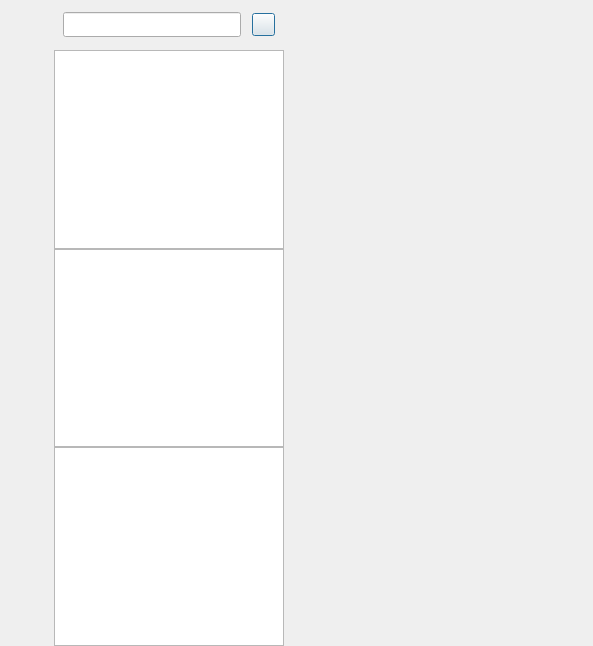
<?xml version="1.0" encoding="UTF-8"?>
<ui version="4.0">
 <class>ChatDialog</class>
 <widget class="QDialog" name="ChatDialog">
  <property name="enabled">
   <bool>true</bool>
  </property>
  <property name="geometry">
   <rect>
    <x>0</x>
    <y>0</y>
    <width>593</width>
    <height>646</height>
   </rect>
  </property>
  <property name="sizePolicy">
   <sizepolicy hsizetype="Preferred" vsizetype="Preferred">
    <horstretch>0</horstretch>
    <verstretch>0</verstretch>
   </sizepolicy>
  </property>
  <property name="windowTitle">
   <string>Chat</string>
  </property>
  <layout class="QHBoxLayout">
   <property name="spacing">
    <number>0</number>
   </property>
   <property name="leftMargin">
    <number>0</number>
   </property>
   <property name="topMargin">
    <number>0</number>
   </property>
   <property name="rightMargin">
    <number>0</number>
   </property>
   <property name="bottomMargin">
    <number>0</number>
   </property>
   <item>
    <widget class="QWidget" name="side_bar" native="true">
     <property name="sizePolicy">
      <sizepolicy hsizetype="Fixed" vsizetype="Expanding">
       <horstretch>0</horstretch>
       <verstretch>0</verstretch>
      </sizepolicy>
     </property>
     <property name="minimumSize">
      <size>
       <width>54</width>
       <height>0</height>
      </size>
     </property>
     <property name="maximumSize">
      <size>
       <width>54</width>
       <height>16777215</height>
      </size>
     </property>
     <layout class="QVBoxLayout" name="verticalLayout">
      <property name="spacing">
       <number>7</number>
      </property>
      <property name="leftMargin">
       <number>7</number>
      </property>
      <property name="topMargin">
       <number>30</number>
      </property>
      <property name="rightMargin">
       <number>7</number>
      </property>
      <property name="bottomMargin">
       <number>0</number>
      </property>
      <item>
       <widget class="QWidget" name="widget" native="true">
        <property name="minimumSize">
         <size>
          <width>40</width>
          <height>0</height>
         </size>
        </property>
        <property name="maximumSize">
         <size>
          <width>40</width>
          <height>16777215</height>
         </size>
        </property>
        <layout class="QVBoxLayout" name="verticalLayout_3">
         <property name="spacing">
          <number>20</number>
         </property>
         <property name="leftMargin">
          <number>0</number>
         </property>
         <property name="topMargin">
          <number>0</number>
         </property>
         <property name="rightMargin">
          <number>0</number>
         </property>
         <property name="bottomMargin">
          <number>0</number>
         </property>
         <item>
          <widget class="QLabel" name="side_head_lb">
           <property name="minimumSize">
            <size>
             <width>40</width>
             <height>40</height>
            </size>
           </property>
           <property name="maximumSize">
            <size>
             <width>40</width>
             <height>40</height>
            </size>
           </property>
           <property name="text">
            <string/>
           </property>
           <property name="alignment">
            <set>Qt::AlignmentFlag::AlignCenter</set>
           </property>
          </widget>
         </item>
         <item>
          <widget class="StateWidget" name="side_chat_lb" native="true">
           <property name="minimumSize">
            <size>
             <width>38</width>
             <height>38</height>
            </size>
           </property>
           <property name="maximumSize">
            <size>
             <width>38</width>
             <height>38</height>
            </size>
           </property>
          </widget>
         </item>
         <item>
          <widget class="StateWidget" name="side_contact_lb" native="true">
           <property name="minimumSize">
            <size>
             <width>38</width>
             <height>38</height>
            </size>
           </property>
           <property name="maximumSize">
            <size>
             <width>38</width>
             <height>38</height>
            </size>
           </property>
           <property name="layoutDirection">
            <enum>Qt::LayoutDirection::LeftToRight</enum>
           </property>
          </widget>
         </item>
         <item>
          <widget class="StateWidget" name="side_settings_lb" native="true">
           <property name="minimumSize">
            <size>
             <width>35</width>
             <height>35</height>
            </size>
           </property>
           <property name="maximumSize">
            <size>
             <width>35</width>
             <height>35</height>
            </size>
           </property>
          </widget>
         </item>
        </layout>
       </widget>
      </item>
      <item>
       <spacer name="verticalSpacer">
        <property name="orientation">
         <enum>Qt::Orientation::Vertical</enum>
        </property>
        <property name="sizeHint" stdset="0">
         <size>
          <width>20</width>
          <height>40</height>
         </size>
        </property>
       </spacer>
      </item>
     </layout>
    </widget>
   </item>
   <item>
    <widget class="QWidget" name="chat_user_wid" native="true">
     <property name="maximumSize">
      <size>
       <width>230</width>
       <height>16777215</height>
      </size>
     </property>
     <layout class="QVBoxLayout" name="verticalLayout_2">
      <property name="spacing">
       <number>0</number>
      </property>
      <property name="leftMargin">
       <number>0</number>
      </property>
      <property name="topMargin">
       <number>0</number>
      </property>
      <property name="rightMargin">
       <number>0</number>
      </property>
      <property name="bottomMargin">
       <number>0</number>
      </property>
      <item>
       <widget class="QWidget" name="search_wid" native="true">
        <property name="minimumSize">
         <size>
          <width>0</width>
          <height>50</height>
         </size>
        </property>
        <property name="maximumSize">
         <size>
          <width>16777215</width>
          <height>50</height>
         </size>
        </property>
        <layout class="QHBoxLayout" name="horizontalLayout_2">
         <property name="spacing">
          <number>6</number>
         </property>
         <property name="leftMargin">
          <number>9</number>
         </property>
         <property name="topMargin">
          <number>9</number>
         </property>
         <property name="rightMargin">
          <number>9</number>
         </property>
         <property name="bottomMargin">
          <number>9</number>
         </property>
         <item>
          <widget class="CustomizeEdit" name="search_edit">
           <property name="minimumSize">
            <size>
             <width>0</width>
             <height>25</height>
            </size>
           </property>
          </widget>
         </item>
         <item>
          <spacer name="horizontalSpacer">
           <property name="orientation">
            <enum>Qt::Orientation::Horizontal</enum>
           </property>
           <property name="sizeType">
            <enum>QSizePolicy::Policy::Fixed</enum>
           </property>
           <property name="sizeHint" stdset="0">
            <size>
             <width>5</width>
             <height>20</height>
            </size>
           </property>
          </spacer>
         </item>
         <item>
          <widget class="ClickedBtn" name="add_btn">
           <property name="minimumSize">
            <size>
             <width>23</width>
             <height>23</height>
            </size>
           </property>
           <property name="maximumSize">
            <size>
             <width>23</width>
             <height>23</height>
            </size>
           </property>
           <property name="text">
            <string/>
           </property>
          </widget>
         </item>
        </layout>
       </widget>
      </item>
      <item>
       <widget class="ChatUserList" name="chat_user_list">
        <property name="enabled">
         <bool>true</bool>
        </property>
       </widget>
      </item>
      <item>
       <widget class="SearchList" name="search_list"/>
      </item>
      <item>
       <widget class="QWidget" name="widget_2" native="true"/>
      </item>
      <item>
       <widget class="ContactUserList" name="con_user_list"/>
      </item>
     </layout>
    </widget>
   </item>
   <item>
    <widget class="QStackedWidget" name="stackedWidget">
     <property name="currentIndex">
      <number>1</number>
     </property>
     <widget class="ChatPage" name="chat_page"/>
     <widget class="UserInfoPage" name="user_info_page"/>
     <widget class="ApplyFriendPage" name="friend_apply_page"/>
     <widget class="FriendInfoPage" name="friend_info_page"/>
    </widget>
   </item>
  </layout>
 </widget>
 <customwidgets>
  <customwidget>
   <class>ClickedBtn</class>
   <extends>QPushButton</extends>
   <header location="global">clickedbtn.h</header>
  </customwidget>
  <customwidget>
   <class>CustomizeEdit</class>
   <extends>QLineEdit</extends>
   <header location="global">customizeedit.h</header>
  </customwidget>
  <customwidget>
   <class>ChatUserList</class>
   <extends>QListWidget</extends>
   <header location="global">chatuserlist.h</header>
  </customwidget>
  <customwidget>
   <class>ChatPage</class>
   <extends>QWidget</extends>
   <header location="global">chatpage.h</header>
   <container>1</container>
  </customwidget>
  <customwidget>
   <class>StateWidget</class>
   <extends>QWidget</extends>
   <header location="global">statewidget.h</header>
   <container>1</container>
  </customwidget>
  <customwidget>
   <class>SearchList</class>
   <extends>QListWidget</extends>
   <header location="global">searchlist.h</header>
  </customwidget>
  <customwidget>
   <class>ContactUserList</class>
   <extends>QListWidget</extends>
   <header location="global">contactuserlist.h</header>
  </customwidget>
  <customwidget>
   <class>ApplyFriendPage</class>
   <extends>QWidget</extends>
   <header location="global">applyfriendpage.h</header>
   <container>1</container>
  </customwidget>
  <customwidget>
   <class>FriendInfoPage</class>
   <extends>QWidget</extends>
   <header location="global">friendinfopage.h</header>
   <container>1</container>
  </customwidget>
  <customwidget>
   <class>UserInfoPage</class>
   <extends>QWidget</extends>
   <header location="global">userinfopage.h</header>
   <container>1</container>
  </customwidget>
 </customwidgets>
 <resources/>
 <connections/>
</ui>
